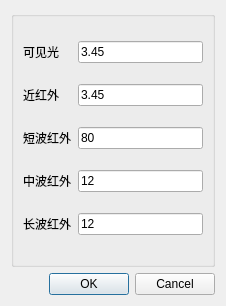
<?xml version="1.0" encoding="UTF-8"?>
<ui version="4.0">
 <class>Dialog</class>
 <widget class="QDialog" name="Dialog">
  <property name="geometry">
   <rect>
    <x>0</x>
    <y>0</y>
    <width>226</width>
    <height>306</height>
   </rect>
  </property>
  <property name="windowTitle">
   <string>默认像元尺寸设置</string>
  </property>
  <layout class="QVBoxLayout" name="verticalLayout">
   <item>
    <widget class="QGroupBox" name="groupBox">
     <property name="title">
      <string/>
     </property>
     <layout class="QGridLayout" name="gridLayout_2">
      <item row="0" column="0">
       <widget class="QLabel" name="label">
        <property name="text">
         <string>可见光</string>
        </property>
       </widget>
      </item>
      <item row="0" column="1">
       <widget class="QLineEdit" name="lineEdit_diaKjg">
        <property name="text">
         <string>3.45</string>
        </property>
       </widget>
      </item>
      <item row="1" column="0">
       <widget class="QLabel" name="label_2">
        <property name="text">
         <string>近红外</string>
        </property>
       </widget>
      </item>
      <item row="1" column="1">
       <widget class="QLineEdit" name="lineEdit_diaJhw">
        <property name="text">
         <string>3.45</string>
        </property>
       </widget>
      </item>
      <item row="2" column="0">
       <widget class="QLabel" name="label_3">
        <property name="text">
         <string>短波红外</string>
        </property>
       </widget>
      </item>
      <item row="2" column="1">
       <widget class="QLineEdit" name="lineEdit_diaDbhw">
        <property name="text">
         <string>80</string>
        </property>
       </widget>
      </item>
      <item row="3" column="0">
       <widget class="QLabel" name="label_4">
        <property name="text">
         <string>中波红外</string>
        </property>
       </widget>
      </item>
      <item row="3" column="1">
       <widget class="QLineEdit" name="lineEdit_diaZbhw">
        <property name="text">
         <string>12</string>
        </property>
       </widget>
      </item>
      <item row="4" column="0">
       <widget class="QLabel" name="label_5">
        <property name="text">
         <string>长波红外</string>
        </property>
       </widget>
      </item>
      <item row="4" column="1">
       <widget class="QLineEdit" name="lineEdit_diaCbhw">
        <property name="text">
         <string>12</string>
        </property>
       </widget>
      </item>
     </layout>
    </widget>
   </item>
   <item>
    <widget class="QDialogButtonBox" name="buttonBox">
     <property name="orientation">
      <enum>Qt::Orientation::Horizontal</enum>
     </property>
     <property name="standardButtons">
      <set>QDialogButtonBox::StandardButton::Cancel|QDialogButtonBox::StandardButton::Ok</set>
     </property>
    </widget>
   </item>
  </layout>
 </widget>
 <resources/>
 <connections>
  <connection>
   <sender>buttonBox</sender>
   <signal>accepted()</signal>
   <receiver>Dialog</receiver>
   <slot>accept()</slot>
   <hints>
    <hint type="sourcelabel">
     <x>248</x>
     <y>254</y>
    </hint>
    <hint type="destinationlabel">
     <x>157</x>
     <y>274</y>
    </hint>
   </hints>
  </connection>
  <connection>
   <sender>buttonBox</sender>
   <signal>rejected()</signal>
   <receiver>Dialog</receiver>
   <slot>reject()</slot>
   <hints>
    <hint type="sourcelabel">
     <x>316</x>
     <y>260</y>
    </hint>
    <hint type="destinationlabel">
     <x>286</x>
     <y>274</y>
    </hint>
   </hints>
  </connection>
 </connections>
</ui>
